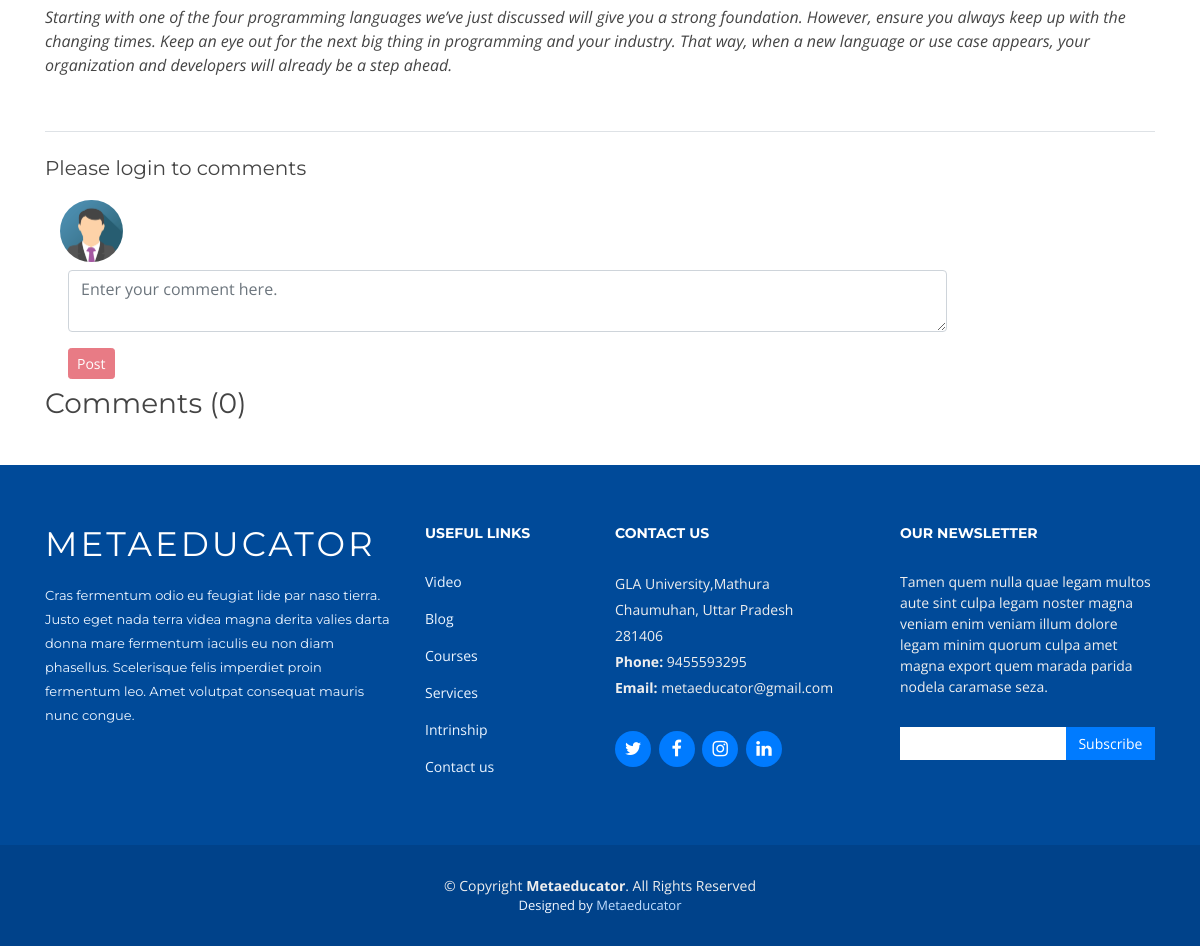
/blogread/Top-10:-Most-In-Demand-Programming-Languages-2020 (lower part), run on an earlier commit of the app's database.
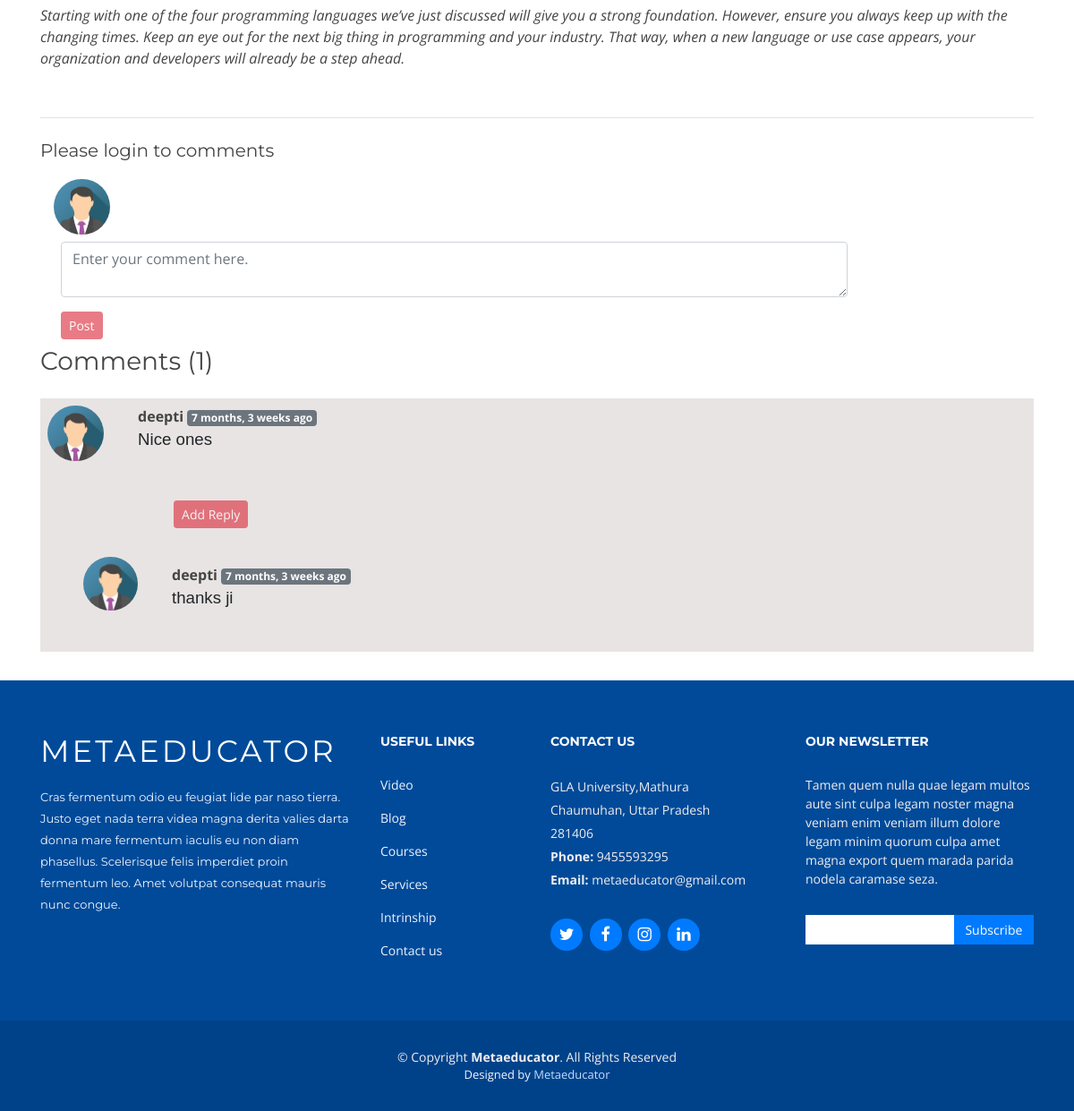
And on a later commit of the database.
### blog/models.py (models this page shows, shortened)
class Post(models.Model):
    sno = models.AutoField(primary_key=True)
    title = models.CharField(max_length=256)
    content = models.TextField()
    author = models.CharField(max_length=50)
    slug=models.CharField(max_length=155,unique=True)
    timeStamp=models.DateTimeField(blank=True)
    img_link=  models.CharField(max_length=5000)

class blogcomment(models.Model):
    sno = models.AutoField(primary_key=True)
    comment=models.TextField()
    user=models.ForeignKey(User, on_delete=models.CASCADE)
    post=models.ForeignKey(Post,on_delete=models.CASCADE)
    parant=models.ForeignKey('self',on_delete=models.CASCADE, null=True)
    timeStamp=models.DateTimeField(default=now)

### blog/views.py (the view)
# urls.py: path('blogread/<str:slug>', views.blogread, name='blogread'),
def blogread(request,slug):
    readpost=Post.objects.filter(slug=slug).first()
    comments=blogcomment.objects.filter(post=readpost , parant=None)
    replies=blogcomment.objects.filter(post=readpost).exclude(parant=None)
    replyDict = { }
    for reply in replies:
        if reply.parant.sno not in replyDict.keys():
            replyDict[reply.parant.sno] = [reply]
        else:
            replyDict[reply.parant.sno].append(reply)
    context={'readpost':readpost,'comments':comments,'user':request.user, 'replyDict':replyDict}
    return render(request,'blog/blogread.html',context)

### blog/templatestags/extras.py (called while the page is built)
@register.filter(name='get_val')
def get_val(dict, key):
    return dict.get(key)

### templates/blog/blogread.html (shortened to what this page needs)
{%  extends 'base.html' %}
{% block body %}
{% load extras  %}
{% block css %}
<link href="/static/css/blogpost/prism.css" rel="stylesheet">
{% endblock css %}
<br>
<br>
<br>
<div role="main" class="container">
  <br>
  <div class="blog-post">
    <div class="pb-4 mb-4 font-italic border-bottom"> {{readpost.content| safe}} </div>
  </div>
    {% if user.is_authenticated %}
    <form action="/blogread/postcomment/" method="POST">
      <div class="col-sm-3 col-lg-1 col-xl-1">
        <img class="w-100 d-block mx-auto rounded-circle" src="/static/image/users.png">
      </div>
      <div class="col-md-8 col-lg-10 col-xl-10 commentContainer">
        <div class="my-2 mx-2">
          <h4> {{user.username}}</h4>
          <input type="text" class="form-control" id="comment" name="comment" required
            placeholder="Enter your comment here.">
          <input type="hidden" name="PostSno" value="{{readpost.sno}}">
          <input type="hidden" name="parantSno" value="">
        </div>
        {% csrf_token %}
        <button type="submit" class="btn btn-danger ml-2">Post</button>
      </div>
    </form>
  </div>
<div class="container">
  {% else %}
  <h5>Please login to comments</h5>
  <div class="col-sm-3 col-lg-1 col-xl-1">
    <img class="w-100 d-block mx-auto rounded-circle " src="/static/image/user.png">
  </div>
  <div class="col-md-8 col-lg-10 col-xl-10 commentContainer">
    <div class="my-2 mx-2">
      <textarea type="text" class="form-control" id="comment" name="comment"
        placeholder="Enter your comment here."></textarea>
    </div>
    <button class="btn btn-danger my-2 btn-sm ml-2" type="button" disabled> Post </button>
  </div>
  {% endif %}
  <h3>Comments ({{comments.count}})</h3>
  {% load humanize %}
  {% for comment in comments  reversed %}
  <div style="background-color:rgb(232, 228, 227);">
    <div class="row mt-4 mr-2">
      <div class="col-sm-3 col-lg-1 col-xl-1 mt-2 ml-2">
        <img class="w-100 d-block mx-auto rounded-circle" src="/static/image/user.png">
      </div>
      <div class="col-md-8 col-lg-10 col-xl-10 commentContainer">
        <div class="my-2 mx-2">
          <b>{{comment.user.username}}</b> <span
            class="badge badge-secondary">{{comment.timeStamp | naturaltime }}</span><br>
          <pre>{{comment.comment |escape |linebreaks}}</pre>
        </div>
        {% if user.is_authenticated %}
        <button class="btn btn-danger btn-sm ml-2 my-2 " type="button" data-toggle="collapse"
          data-target="#replybox{{comment.sno}}" aria-expanded="false" aria-controls="replybox{{comment.sno}}">
          Add Reply
        </button>
      </div>
    </div>
    {% else %}
    <button class="btn btn-danger my-2 btn-sm ml-5" type="button" disabled> Add Reply </button>
  </div>
</div>
{% endif %}
<div>
  <div class="reply my-2 ml-5 y-2">
    {% for reply in replyDict|get_val:comment.sno%}
    <div class="row mt-4">
      <div class="col-sm-3 col-lg-1 col-xl-1">
        <img class="w-100 d-block mx-auto rounded-circle" src="/static/image/user.png">
      </div>
      <div class="col-md-8 col-lg-10 col-xl-10 commentContainer">
        <div class="my-2 mx-2">
          <b>{{reply.user.username}}</b>
          <span class="badge badge-secondary">{{reply.timeStamp | naturaltime }}</span>
          <pre>{{reply.comment |escape |linebreaks}}</pre>
        </div>
      </div>
    </div>
    {% endfor %}
  </div>
</div>
</div>
{% endfor %}
<br>
</div>
{% endblock body %}

### templates/base.html (shortened to what this page needs)
<!DOCTYPE html>
<html lang="en">
<head>
  <link href="/static/base/lib/bootstrap/css/bootstrap.min.css" rel="stylesheet">
  <link href="/static/base/lib/font-awesome/css/font-awesome.min.css" rel="stylesheet">
  <link href="/static/base/lib\animate\animate.css" rel="stylesheet">
  <link href="/static/base/lib/ionicons/css/ionicons.min.css" rel="stylesheet">
  <link href="/static/base/lib/owlcarousel/assets/owl.carousel.min.css" rel="stylesheet">
  <link href="/static/base/lib/lightbox/css/lightbox.min.css" rel="stylesheet">
  <link href="/static/base/css/style.css" rel="stylesheet">
{% load static %}
  {% block css %}
  {% endblock css %}
</head>
<body>
  {% block body %}
  {% endblock body %}
  <footer id="footer">
    <div class="footer-top">
      <div class="container">
        <div class="row">
          <div class="col-lg-4 col-md-6 footer-info">
            <h3>Metaeducator</h3>
            <p>Cras fermentum odio eu feugiat lide par naso tierra. Justo eget nada terra videa magna derita valies darta donna mare fermentum iaculis eu non diam phasellus. Scelerisque felis imperdiet proin fermentum leo. Amet volutpat consequat mauris nunc congue.</p>
          </div>
          <div class="col-lg-2 col-md-4 footer-links">
            <h4>Useful Links</h4>
            <ul>
            <li> <a href="/playlist/">Video</a> </li>
            <li> <a href="/bloghome/">Blog</a> </li>
            <li> <a href="/courses/">Courses</a> </li>
            <li> <a href="/services/">Services</a> </li>
            <li> <a href="/intrinship/">Intrinship</a> </li>
            <li> <a href="/contact/">Contact us</a> </li>
            </ul>
          </div>
          <div class="col-lg-3 col-md-6 footer-contact">
            <h4>Contact Us</h4>
            <p>
              GLA University,Mathura <br>
              Chaumuhan, Uttar Pradesh <br>
              281406 <br>
              <strong>Phone:</strong> 9455593295<br>
              <strong>Email:</strong> metaeducator@gmail.com<br>
            </p>
            <div class="social-links">
              <a href="https://twitter.com/metaeducator" target='blank' class="twitter"><i class="fa fa-twitter"></i></a>
              <a href="" class="facebook"><i class="fa fa-facebook"></i></a>
              <a href="https://www.instagram.com/metaeducator/?hl=en" target='blank' class="instagram"><i class="fa fa-instagram"></i></a>
              <a href="https://www.linkedin.com/company/metaeducator/" target='blank' class="linkedin"><i class="fa fa-linkedin"></i></a>
            </div>
          </div>
          <div class="col-lg-3 col-md-6 footer-newsletter" style="text-color:white;">
            <h4>Our Newsletter</h4>
            <p style="text-color:white; " >Tamen quem nulla quae legam multos aute sint culpa legam noster magna veniam enim veniam illum dolore legam minim quorum culpa amet magna export quem marada parida nodela caramase seza.</p>
            <form action="/newsletter/" method="post" enctype="multipart/form-data">
              <input type="email" name="email"><input type="submit"  value="Subscribe">
            </form>
          </div>
        </div>
      </div>
    </div>
    <div class="container">
      <div class="copyright">
        &copy; Copyright <strong>Metaeducator</strong>. All Rights Reserved
      </div>
      <div class="credits">
        Designed by <a href="https://metaeducators.com/">Metaeducator</a>
      </div>
    </div>
  </footer>
</body>
</html>

### static/base/css/style.css (style rules this page uses)
body { background: #fff; color: #444; font-family: "Open Sans", sans-serif; }
a { color: #007bff; transition: 0.5s; }
p { padding: 0; margin: 0 0 30px 0; }
h1, h2, h3, h4, h5, h6 { font-family: "Montserrat", sans-serif; font-weight: 400; margin: 0 0 20px 0; padding: 0; }
#footer { background: #00428a; padding: 0 0 30px 0; color: #eee; font-size: 14px; }
#footer .footer-top { background: #004a99; padding: 60px 0 30px 0; }
#footer .footer-top .footer-info { margin-bottom: 30px; }
#footer .footer-top .footer-info h3 { font-size: 34px; margin: 0 0 20px 0; padding: 2px 0 2px 0; line-height: 1; font-family: "Montserrat", sans-serif; color: #fff; font-weight: 400; letter-spacing: 3px; text-transform: uppercase; }
#footer .footer-top .footer-info p { font-size: 13px; line-height: 24px; margin-bottom: 0; font-family: "Montserrat", sans-serif; color: #ecf5ff; }
#footer .footer-top .social-links a { font-size: 18px; display: inline-block; background: #007bff; color: #fff; line-height: 1; padding: 8px 0; margin-right: 4px; border-radius: 50%; text-align: center; width: 36px; height: 36px; transition: 0.3s; }
#footer .footer-top h4 { font-size: 14px; font-weight: bold; color: #fff; text-transform: uppercase; position: relative; padding-bottom: 10px; }
#footer .footer-top .footer-links { margin-bottom: 30px; }
#footer .footer-top .footer-links ul { list-style: none; padding: 0; margin: 0; }
#footer .footer-top .footer-links ul li { padding: 8px 0; }
#footer .footer-top .footer-links ul li:first-child { padding-top: 0; }
#footer .footer-top .footer-links ul a { color: #ecf5ff; }
#footer .footer-top .footer-contact { margin-bottom: 30px; }
#footer .footer-top .footer-contact p { line-height: 26px; }
#footer .footer-top .footer-newsletter { margin-bottom: 30px; }
#footer .footer-top .footer-newsletter input[type="email"] { border: 0; padding: 6px 8px; width: 65%; }
#footer .footer-top .footer-newsletter input[type="submit"] { background: #007bff; border: 0; width: 35%; padding: 6px 0; text-align: center; color: #fff; transition: 0.3s; cursor: pointer; }
#footer .copyright { text-align: center; padding-top: 30px; }
#footer .credits { text-align: center; font-size: 13px; color: #f1f7ff; }
#footer .credits a { color: #bfddfe; }

### templates/blog/blogread.html (style rules this page uses)
pre { max-height: 59vh; }
.commentContainer pre { font-size: 14pt; font-family: helvetica; }

What changed in the data, as far as the page shows it:
added blogcomment: user.username "deepti", timeStamp "7 months, 3 weeks ago", comment "Nice ones", shown under "Comments (1)"
added blogcomment: user.username "deepti", timeStamp "7 months, 3 weeks ago", comment "thanks ji"
Also different on the page:
{{ comments.count }}: "0" → "1"
